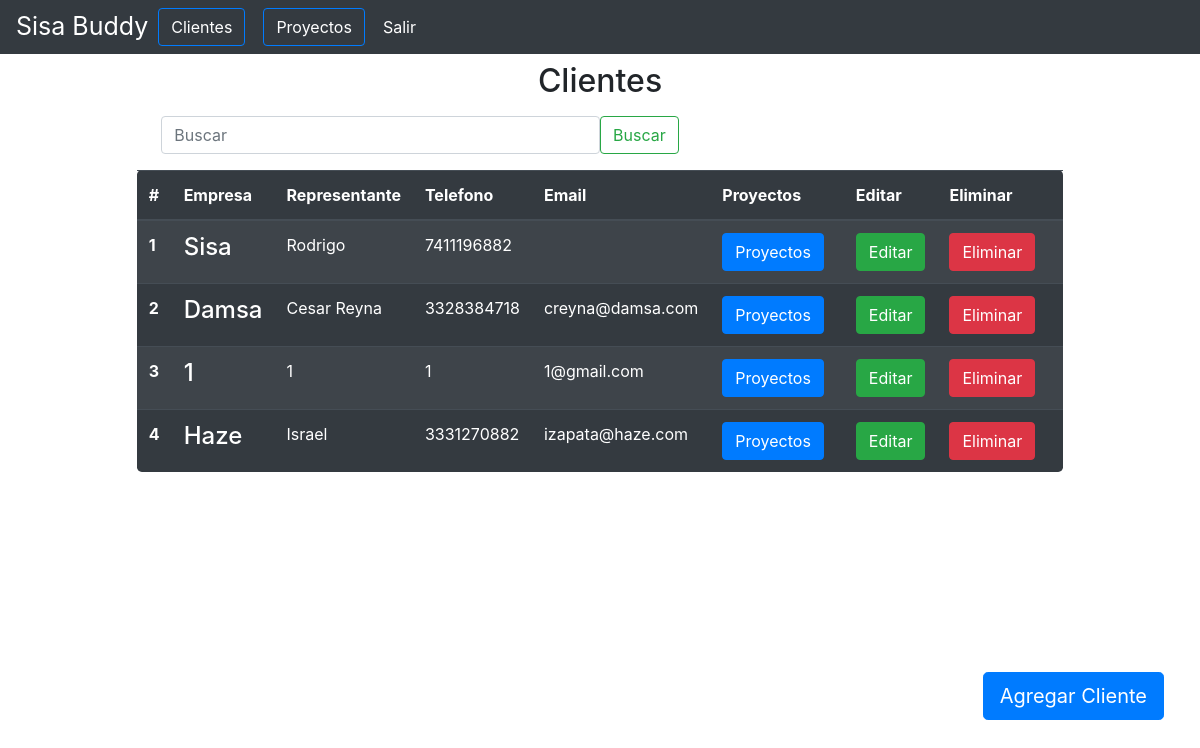
Page /clientes/ (signed in) on the earlier database version.
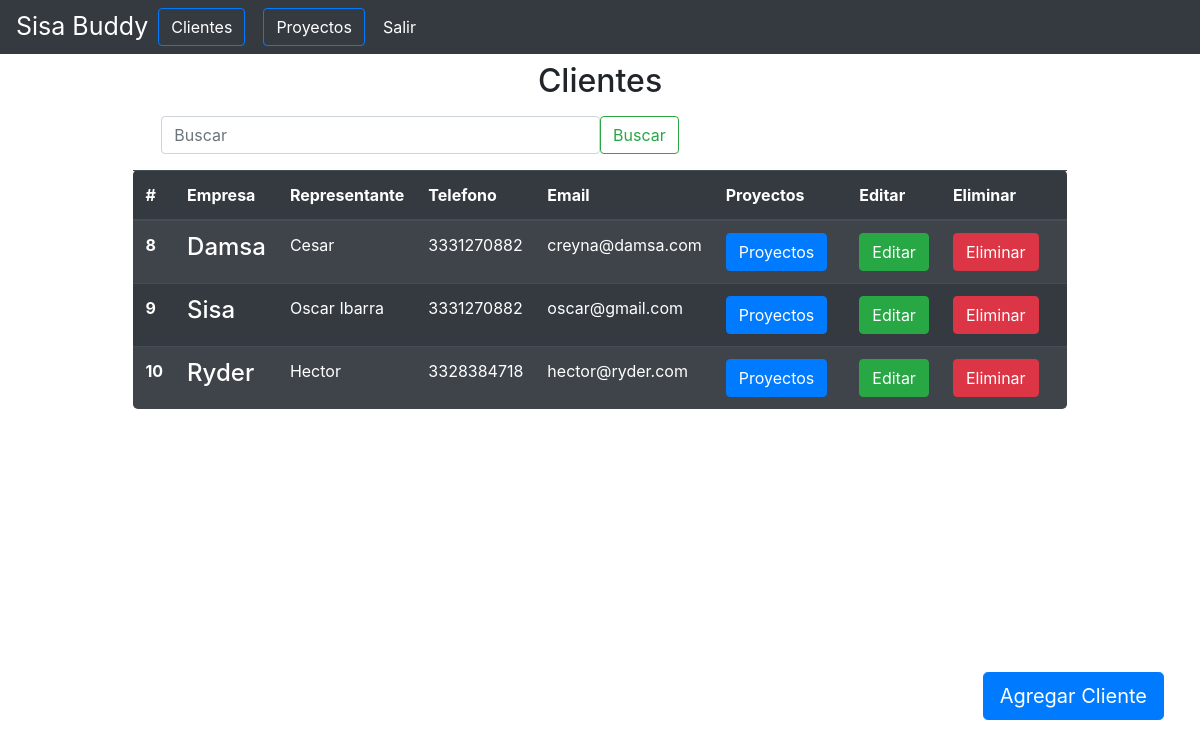
Same page on the later database version.
### Customer/models.py (models this page shows, shortened)
class Customer(models.Model):
    name_bussines = models.CharField(("Empresa"), blank=False, max_length=15)
    representative = models.CharField(("Representante"), max_length=50)
    phone = models.CharField(("Telefono"), max_length=15)
    email = models.EmailField(max_length=200)
    slug = models.SlugField(("Slug"))
    created_at = models.DateField(auto_now=True, auto_now_add=False)

### Customer/views.py (the view)
# urls.py: path('', AllCustomersView.as_view(), name="customers"),
class AllCustomersView(LoginRequiredMixin, ListView):
    login_url = '/login'
    model = Customer
    template_name ="customer_list.html"
    def get_context_data(self, **kwargs):
        context = super().get_context_data(**kwargs)
        return context

### Customer/templates/customer_list.html (shortened to what this page needs)
{% extends "base.html" %}
{% block content %}
<div class="">
    <p class="h2 text-center mt-2">Clientes</p>
    {% include 'search.html' %}
    <table class="table table-dark table-striped table-hover rounded-lg  mx-auto w-75">
        <thead>
            <tr>
                <th scope="col">#</th>
                <th scope="col">Empresa</th>
                <th scope="col">Representante</th>
                <th scope="col">Telefono</th>
                <th scope="col">Email</th>
                <th scope="col">Proyectos</th>
                <th scope="col">Editar</th>
                <th scope="col">Eliminar</th>
            </tr>
        </thead>
        <tbody>
            {% for customer in customer_list %}
            <tr>
                <th scope="row">{{customer.pk}}</th>
                <td><h4>{{customer.name_bussines}}</h4></td>
                <td>{{customer.representative}}</td>
                <td>{{customer.phone}}</td>
                <td>{{customer.email}}</td>
                <td><a href="{% url 'index' %}" class="btn btn-primary mr-2">Proyectos</a>
                    <td><a href="{% url 'edit_customers' customer.slug %}" class="btn btn-success">Editar</a></td>
                    </td>
                    <td><a href="{% url 'delete_customers' customer.slug %}" class="mr-3 btn btn-danger">Eliminar</a></td>
            </tr>
            {% endfor%}
        </tbody>
    </table>
    <div class="btn-project"><a class="btn btn-primary btn-lg" href="{% url 'create_customers'%}">Agregar Cliente</a>
    </div>
</div>
{% endblock  %}

### templates/base.html (shortened to what this page needs)
{% load static %}
<!DOCTYPE html>
<html lang="es" dir="ltr">
<head>
    <link rel="stylesheet" href="https://stackpath.bootstrapcdn.com/bootstrap/4.4.1/css/bootstrap.min.css">
    <link rel="stylesheet" type="text/css" href="{% static 'css/nav.css' %}">
</head>
<body>
   {% include 'nav.html' %}
    <div class="container-fluid">
    {% block content %}
    {% endblock %}
</div>
</body>
</html>

### templates/nav.html
<nav class="navbar navbar-expand-md navbar-dark bg-dark ">
  <a class=" logo" href="{% url 'index' %}">Sisa Buddy</a>
  {% if user.is_authenticated %}
    <a href="{% url 'customers' %}" class=" mr-2 btn btn-outline-primary text-white btn-nav ">Clientes</a>
    <a href="{% url 'projects' %}" class="mr-2 btn btn-outline-primary text-white btn-nav ">Proyectos</a>
    <a href="{% url 'logout' %}" class=" text-decoration-none btn-nav mr-2 text-white">Salir</a>
  {% else %}
      <a href="{% url 'login' %}" class="mr-2 btn btn-outline-primary text-white btn-nav">Login</a>
      <a class="text-decoration-none btn-nav" href="{% url 'register' %}" >Registro</a>
  {% endif %}
</nav>

### templates/search.html
<div align="center" class="">
    <form class="form-inline w-75 mx-auto mt-3 mb-3">
        <input class="form-control w-50" type="search" placeholder="Buscar" aria-label="buscar">
        <button class="btn btn-outline-success" type="submit">Buscar</button>
      </form>
</div>

### static/css/nav.css (style rules this page uses)
.logo { font-size: 25px; color: white; }
.btn-nav { color: white; margin-left: 10px; }

### templates/base.html (style rules this page uses)
.btn-project { position: fixed; right: 3%; bottom: 10%; }

Differences in the rows shown:
removed Customer: pk "1", name_bussines "Sisa", representative "Rodrigo", phone "7411196882"
removed Customer: pk "2", name_bussines "Damsa", representative "Cesar Reyna", phone "3328384718", email "creyna@damsa.com"
removed Customer: pk "3", name_bussines "1", representative "1", phone "1", email "1@gmail.com"
removed Customer: pk "4", name_bussines "Haze", representative "Israel", phone "3331270882", email "izapata@haze.com"
added Customer: pk "8", name_bussines "Damsa", representative "Cesar", phone "3331270882", email "creyna@damsa.com"
added Customer: pk "9", name_bussines "Sisa", representative "Oscar Ibarra", phone "3331270882", email "oscar@gmail.com"
added Customer: pk "10", name_bussines "Ryder", representative "Hector", phone "3328384718", email "hector@ryder.com"
